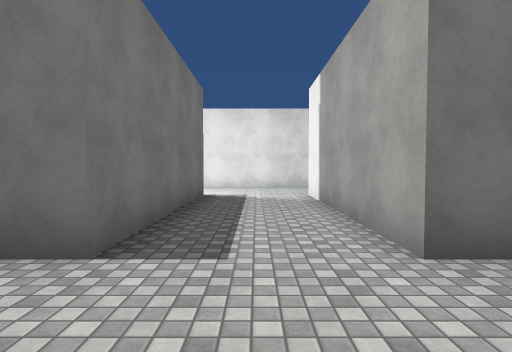
View 1 (above)

24 first-person views from a walk through a scene from a Unity 3-D project. The camera is 1.4 m above the floor, tilts 2° down and sees 80° across. The floor is counted in squares, 2 m on a side. Each view is taken from the middle of a square. On the plan, view 1 faces up. The plan holds only what a view shows up to about 10 squares ahead; the rest is blank. The place goes on beyond the plan. The player character is not drawn. Some animated figures are not drawn. Surface patterns are stand-ins for the level's own textures.

View 2
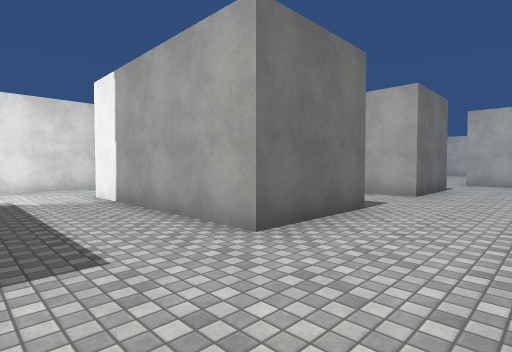

View 3
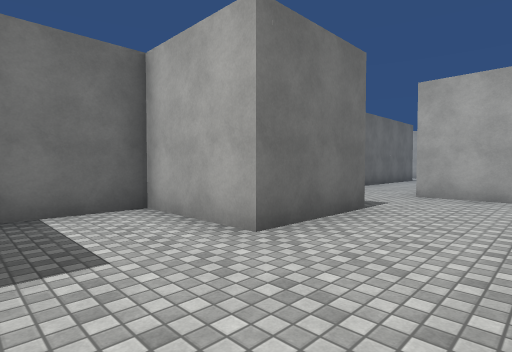

View 4
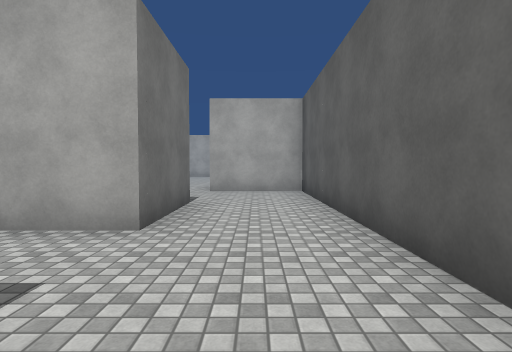

View 5
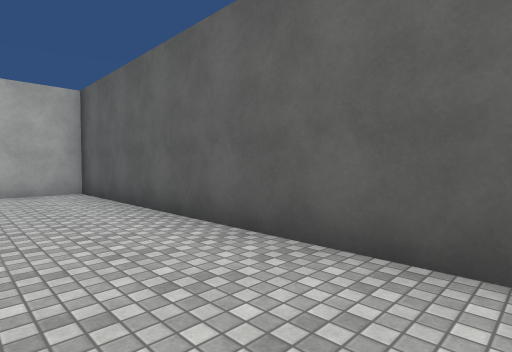

View 6
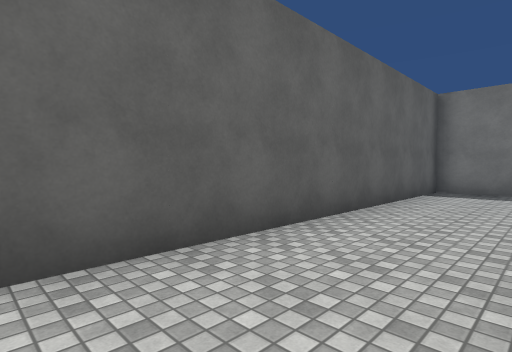

View 7
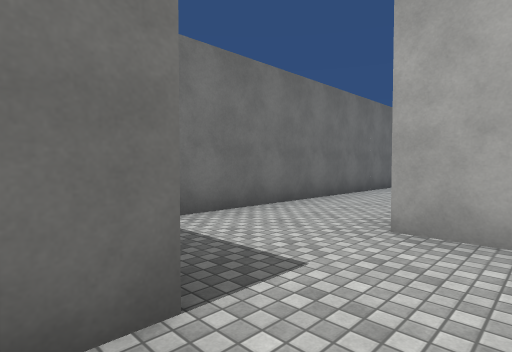

View 8
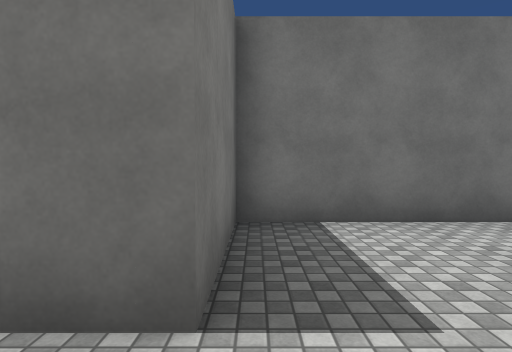

View 9
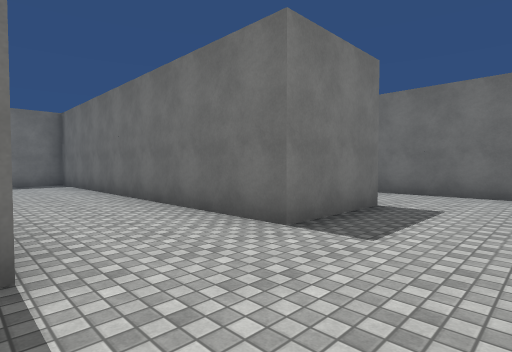

View 10
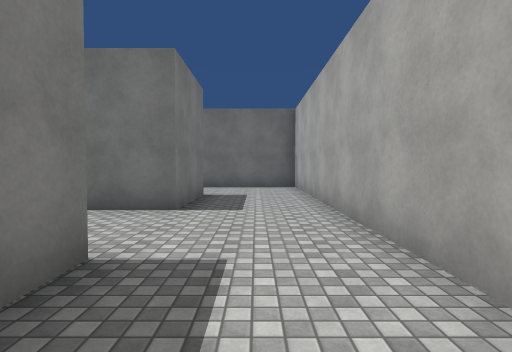

View 11
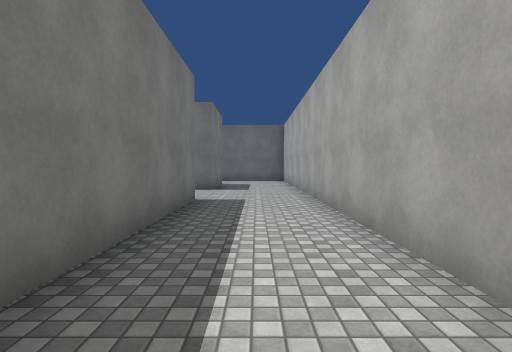

View 12
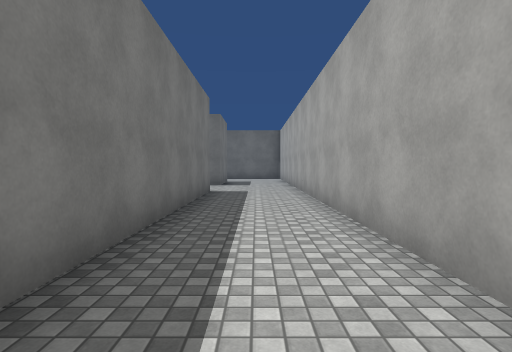

View 13
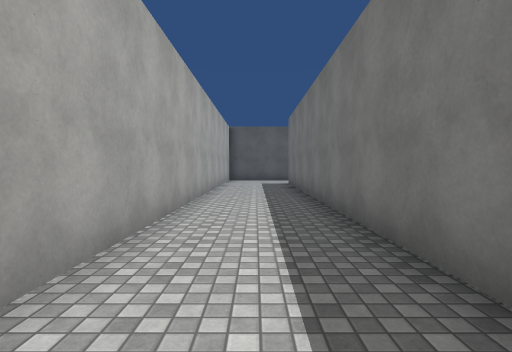

View 14
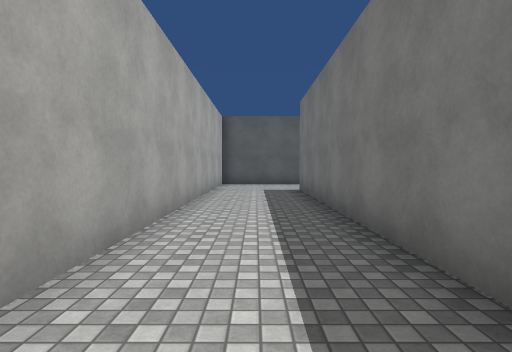

View 15
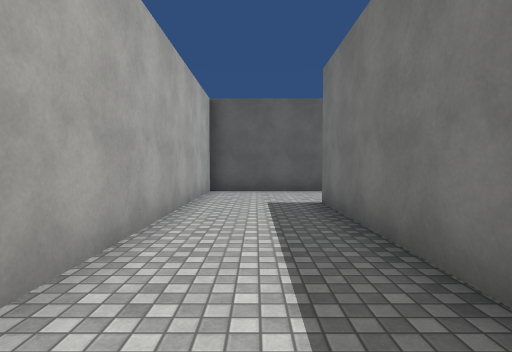

View 16
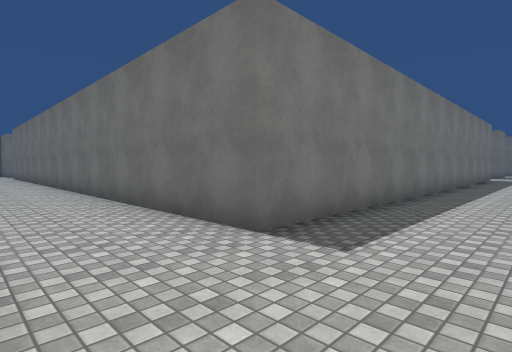

View 17
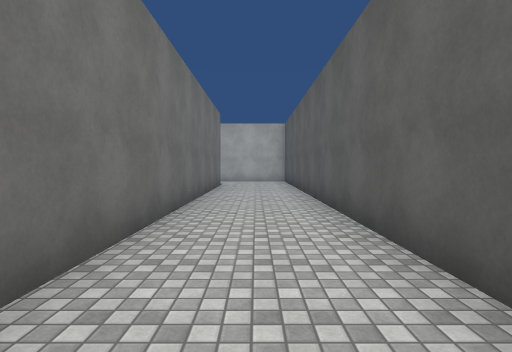

View 18
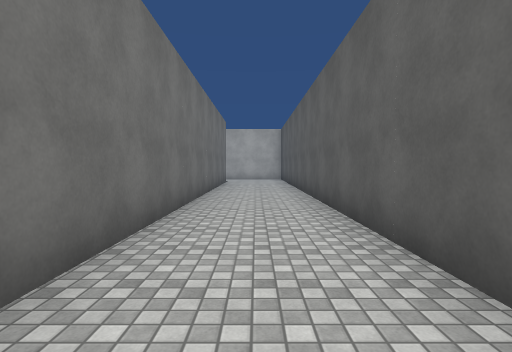

View 19
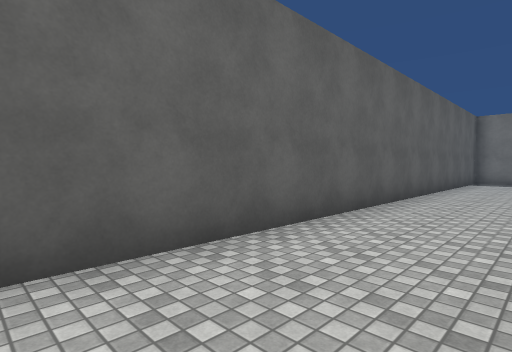

View 20
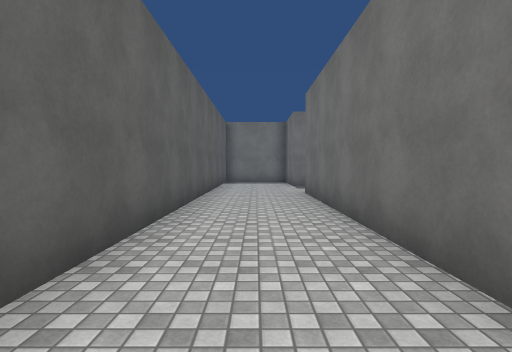

View 21
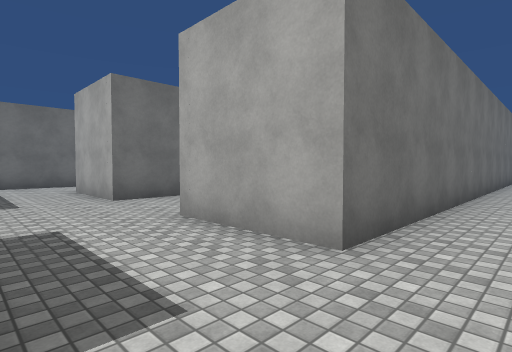

View 22
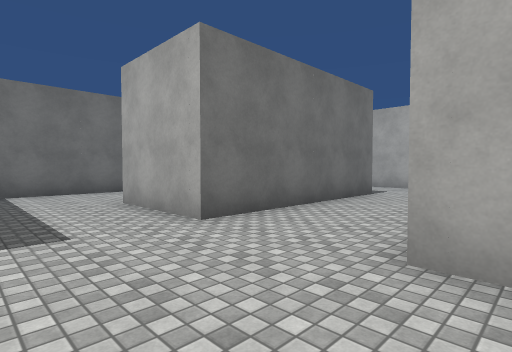

View 23
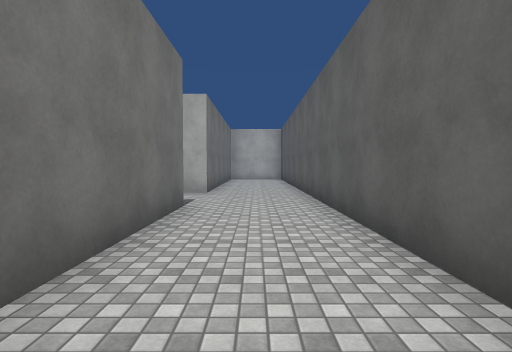

View 24
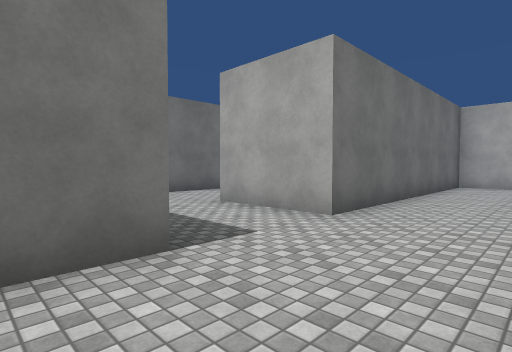

### Floor plan
Points are (right, up) in squares from view 1. A wall is a line through its corners. A room is listed if a view was taken in it or the views show most of it. See-through windows are left out.
Room 1 (views 1, 2, 3, 4, 5, 6, 7, 8)
walls: (3.8, 2.2) (1.3, 2.2) (1.3, 7.2); (-1.2, 7.2) (-1.2, 2.2) (-2, 2.2); (-2.5, -0.3) (11.3, -0.3) (11.3, 2.2); (0.4, 9.8) (-1.8, 9.8); (11.6, 4.7) (8.8, 4.7) (8.8, 2.2) (6.3, 2.2) (6.3, 4.7) (4.4, 4.7)
ways out: opening at (1.5, 8.5) to room 2; opening at (12.5, 3.5) to room 2
Room 2 (views 9, 10, 11, 12, 13, 14, 15, 16, 17, 18, 19, 20, 21, 22, 23, 24)
walls: (10.8, -2.8) (9, -2.8); (6.4, -7.8) (1.3, -7.8) (1.3, -5.2); (16.3, -9.1) (16.3, -7.8) (8.8, -7.8) (8.8, -5.2); (2.2, -2.8) (-0.4, -2.8); (2.4, -10.3) (11, -10.3); (18.8, 2.4) (18.8, -12.8) (1.3, -12.8) (1.3, -10.2); (18.8, 7.4) (18.8, 4.7) (11.6, 4.7); (-2, -15.2) (21.2, -15.2) (21.2, 9.8) (17.6, 9.8); (2.1, 9.8) (0.4, 9.8)
ways out: opening at (1.5, 8.5) to room 1; opening at (12.5, 3.5) to room 1

Where each view was taken, in squares from view 1:
view 1: 0 up, 0 right, facing up
view 2: 0 up, 1 left, facing up-right
view 3: 0 up, 4 right, facing up-right
view 4: 1 up, 3 right, facing right
view 5: 2 up, 3 right, facing down-right
view 6: 2 up, 5 right, facing down-left
view 7: 1 up, 8 right, facing up-right
view 8: 1 up, 9 right, facing up
view 9: 2 up, 21 right, facing up-left
view 10: 0 up, 20 right, facing up
view 11: 4 down, 20 right, facing up
view 12: 6 down, 20 right, facing up
view 13: 1 down, 20 right, facing down
view 14: 4 down, 20 right, facing down
view 15: 7 down, 20 right, facing down
view 16: 15 down, 21 right, facing up-left
view 17: 14 down, 8 right, facing right
view 18: 14 down, 6 right, facing right
view 19: 13 down, 10 right, facing down-left
view 20: 14 down, 9 right, facing left
view 21: 14 down, 1 left, facing up-right
view 22: 11 down, 1 left, facing up-right
view 23: 9 down, 1 right, facing right
view 24: 10 down, 5 right, facing up-right
